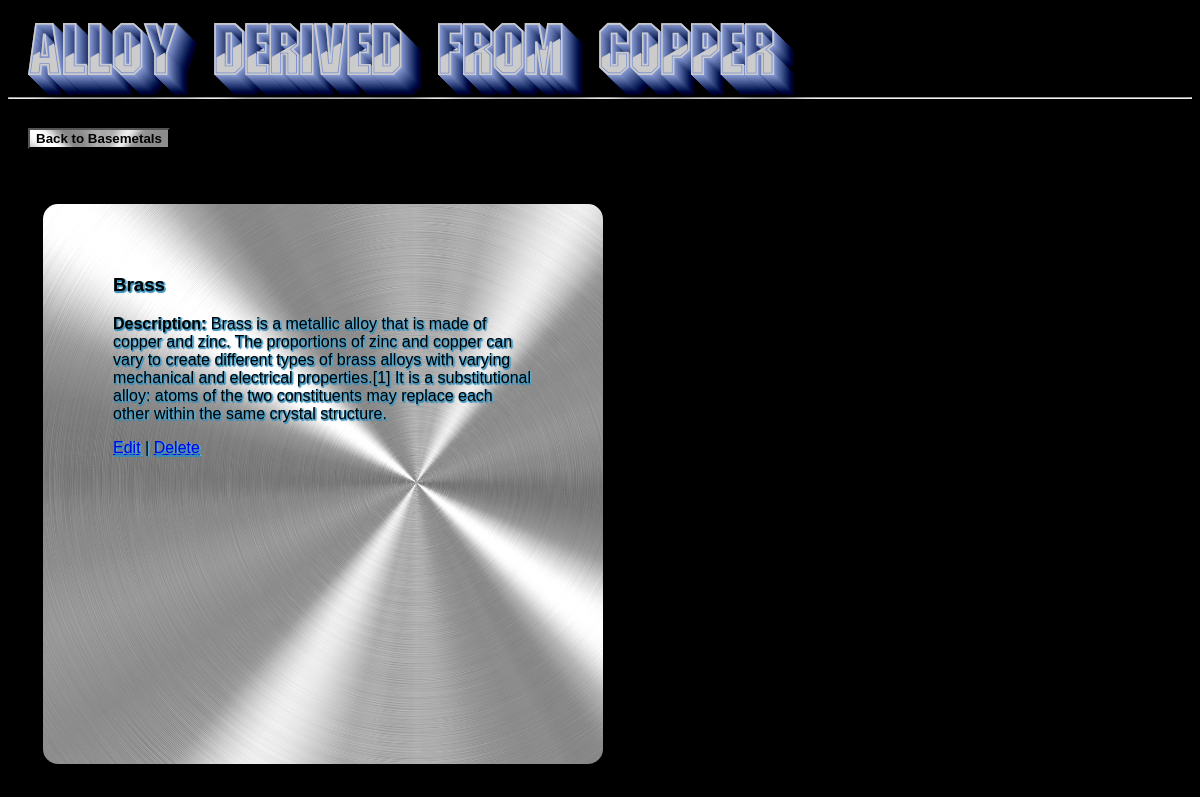
Page /basemetal/4/alloy on the committed database.
### database_setup.py (models this page shows, shortened)
class BaseMetal(Base):
    __tablename__ = 'basemetal'
    id = Column(Integer, primary_key=True)
    name = Column(String(250), nullable=False)
    user_id = Column(Integer, ForeignKey('user.id'))
    user = relationship(User)

class Alloy(Base):
    __tablename__ = 'alloy'
    name = Column(String(80), nullable=False)
    id = Column(Integer, primary_key=True)
    description = Column(String(250))
    basemetal_id = Column(Integer, ForeignKey('basemetal.id'))
    basemetal = relationship(BaseMetal)
    user_id = Column(Integer, ForeignKey('user.id'))
    user = relationship(User)

### views.py (the view)
@app.route('/basemetal/<int:basemetal_id>/')
@app.route('/basemetal/<int:basemetal_id>/alloy')
def showAlloy(basemetal_id):
    basemetal = session.query(BaseMetal).filter_by(id=basemetal_id).one()
    alloy = session.query(Alloy).filter_by(basemetal_id=basemetal_id).all()
    if 'username' not in login_session:
        return render_template(
            'publicAlloys.html', basemetal=basemetal, alloy=alloy)
    else:
        return render_template('alloys.html', basemetal=basemetal, alloy=alloy)

### templates/publicAlloys.html (shortened to what this page needs)
<!DOCTYPE html>
<html class = 'bg'>
<head>
	<link rel="stylesheet" type="text/css" href="{{ url_for('static', filename='styles.css') }}">
</head>
<header>
	<div class = 'title'>
		<div class = 'title-inner'>
			<h1>Alloy Derived From {{basemetal.name}}</h1>
			<hr>
		</div>
	</div>
</header>
<div>
	<a href="{{url_for('showBaseMetals')}}">
		<button class="btn" id="back-to-basemetals">
			Back to Basemetals
		</button>
	</a>
</div>
<body>
    <div class = 'a-description'
		</div>
			{% for a in alloy %}
				<div class="a-text">
					<h3>{{a.name}}</h3>
					<p><strong>Description: </strong>{{a.description}}</p>
					<a href='{{url_for('showLogin') }}'>Edit</a> |
					<a href='{{url_for('showLogin') }}'>Delete</a>
				</div>
			{% endfor %}
		</div>
</body>
</html>

### static/styles.css (style rules this page uses)
header { width: 100%; height: 100px; background-color: #000000; }
.bg { height: auto; width: auto; background: #000000 url(images/background_image.jpg) no-repeat; background-size: cover; }
h1 { font-family: gunmetl; color: #cccccc; font-size: 70px; margin: 0; padding-left: 20px; text-shadow:0px 0px 0 rgb(137,156,213),1px 1px 0 rgb(129,148,205),2px 2px 0 rgb(120,139,196),3px 3px 0 rgb(111,130,187),4px 4px 0 rgb(103,122,179),5px 5px 0 rgb(94,113,170),6px 6px 0 rgb(85,104,161),7px 7px 0 rgb(76,95,152),8px 8px 0 rgb(68,87,144),9px 9px 0 rgb(59,78,135),10px 10px 0 rgb(50,69,126),11px 11px 0 rgb(42,61,118),12px 12px 0 rgb(33,52,109),13px 13px 0 rgb(24,43,100),14px 14px 0 rgb(15,34,91),15px 15px 0 rgb(7,26,83),16px 16px 0 rgb(-2,17,74),17px 17px 0 rgb(-11,8,65),18px 18px 0 rgb(-19,0,57),19px 19px 0 rgb(-28,-9,48), 20px 20px 0 rgb(-37,-18,39),21px 21px 20px rgba(0,0,0,1),21px 21px 1px rgba(0,0,0,0.5),0px 0px 20px rgba(0,0,0,.2); }
.title { padding-top: 10px; }
.title-inner { padding-bottom: 10px; }
.btn { text-align: center; background: url('images/50_aluminium radial brushed metal texture.jpg'); background-size: cover; color: black; font-weight: bold; margin: 20px; -webkit-transition-duration: 0.4s; transition-duration: 0.4s; cursor: pointer; }
.a-description { width: 500px; height: 500px; background: url('images/50_aluminium radial brushed metal texture.jpg'); background-size: cover; border: 5px solid #000000; border-radius: 20px; padding: 30px; margin: 30px; }
.a-text { color: #000000; font-family: sans-serif; text-align: left; margin: 40px; text-shadow: 0 1px 0px #378ab4, 1px 0 0px #5dabcd, 1px 2px 1px #378ab4, 2px 1px 1px #5dabcd; }

### rows in the picture
BaseMetal: name "Copper"
Alloy: name "Brass", description "Brass is a metallic alloy that is made of copper and zinc. The proportions of zinc and copper can vary to create different types of brass alloys with varying mechanical and electrical properties.[1] It is a substitutional alloy: atoms of the two constituents may replace each other within the same crystal structure."
